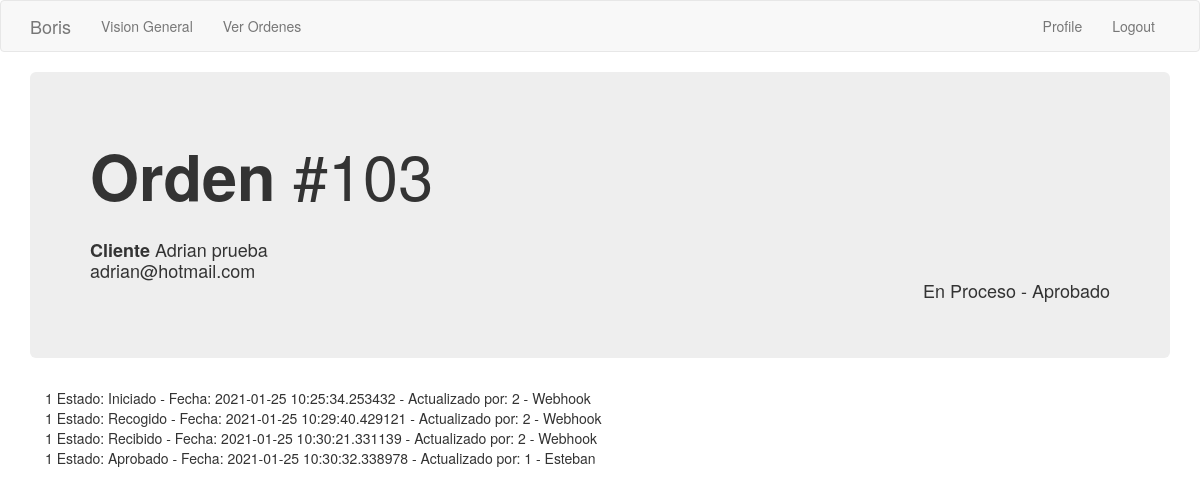
Page /historia_orden/1 (signed in) on the earlier database version.
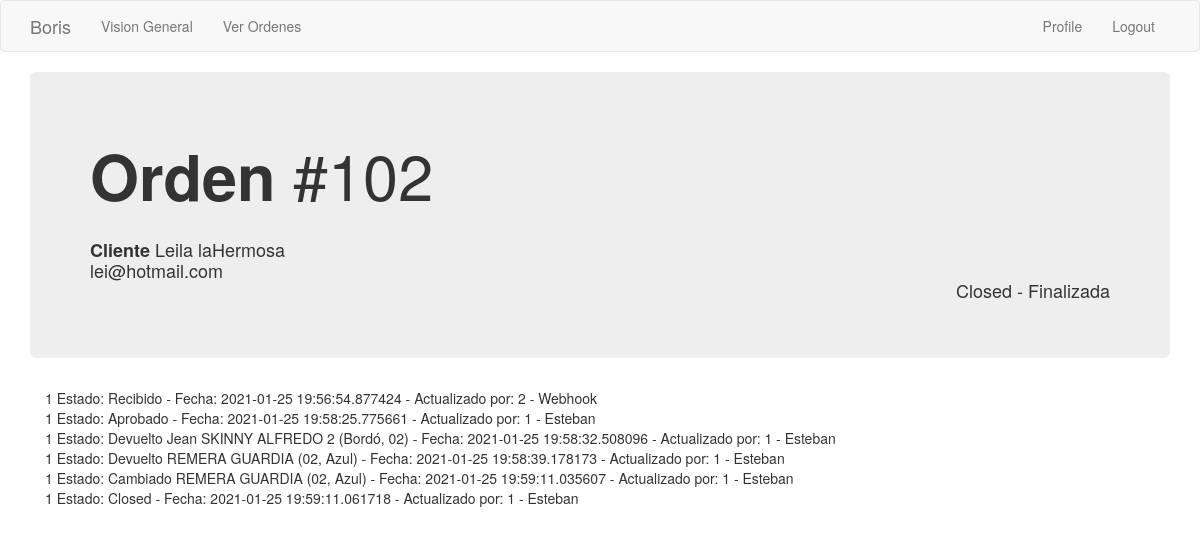
Same page on the later database version.
### app/models.py (models this page shows, shortened)
class Order_header(db.Model):
    id = db.Column(db.Integer, primary_key=True)
    order_number = db.Column(db.Integer, index=True)
    order_id_anterior = db.Column(db.Integer)
    creation_date = db.Column(db.String(35), index=True)
    last_update_date = db.Column(db.String(35))
    payment_method = db.Column(db.String(10))
    payment_card = db.Column(db.String(10))
    courier_order_id = db.Column(db.String(64), index=True)
    status = db.Column(db.String(15))
    sub_status = db.Column(db.String(15))
    customer_address = db.Column(db.String(64))
    customer_number = db.Column(db.String(10))
    customer_floor = db.Column(db.String(10))
    customer_zipcode = db.Column(db.String(8))
    customer_locality = db.Column(db.String(64))
    customer_city = db.Column(db.String(64))
    customer_province = db.Column(db.String(64))
    customer_country = db.Column(db.String(64))
    detalle = db.relationship('Order_detail', backref='productos', lazy='dynamic')
    transaction = db.relationship('Transaction_log', backref='transaccion', lazy='dynamic')
    customer_id = db.Column(db.Integer, db.ForeignKey('customer.id'))
    store = db.Column(db.Integer, db.ForeignKey('company.store_id'))

class Customer(db.Model):
    id = db.Column(db.Integer, primary_key=True)
    platform = db.Column(db.String(64), index=True)
    name = db.Column(db.String(64), index=True)
    email = db.Column(db.String(120), index=True, unique=True)
    phone = db.Column(db.String(15))
    orders = db.relationship('Order_header', backref='buyer', lazy='dynamic')

class Transaction_log(db.Model):
    id = db.Column(db.Integer, primary_key=True)
    sub_status = db.Column(db.String(15))
    fecha = db.Column(db.DateTime, default=datetime.utcnow)
    username = db.Column(db.String(64))
    order_id = db.Column(db.Integer, db.ForeignKey('order_header.id'))
    user_id = db.Column(db.Integer, db.ForeignKey('user.id'))

### app/main/routes.py (the view)
@bp.route('/historia_orden/<orden_id>', methods=['GET', 'POST'])
@login_required
def historia_orden(orden_id):
    orden = Order_header.query.filter_by(id=orden_id).first()
    historia = Transaction_log.query.filter_by(order_id=orden_id).all()
    return render_template('historia_orden.html', orden=orden, historia=historia, customer=orden.buyer)

### app/main/routes.py (called while the page is built)
@bp.before_app_request
def before_request():
    if current_user.is_authenticated:
        current_user.last_seen = datetime.utcnow()
        db.session.commit()

### app/models.py (called while the page is built)
@login.user_loader
def load_user(id):
    return User.query.get(int(id))

### app/templates/historia_orden.html
{% extends "base.html" %}
{% block app_content %}
    <div class='jumbotron'>
        <h1>
            <strong>Orden </strong>#{{orden.order_number}}
        </h1>
        <h4>
            <br> <strong> Cliente </strong>{{customer.name}}
            <br>         {{customer.email}}
            <div class="text-right"> {{orden.status}} - {{orden.sub_status}} </div>
        </h4>
    </div>
    <div class='container'>
        {% for i in historia %}
            {{i.order_id}}
            Estado: {{i.sub_status}} -
            Fecha: {{i.fecha}} -
            Actualizado por: {{i.user_id}} - {{i.username}}
            <br>
        {% endfor %}
    </div>
{% endblock %}

Differences in the rows shown:
no longer on this page (row unchanged): Customer: name "Adrian prueba", email "adrian@hotmail.com"
no longer on this page (row edited): Transaction_log: order_id "1", sub_status "Iniciado", fecha "2021-01-25 10:25:34.253432", user_id "2", username "Webhook"
no longer on this page (row edited): Transaction_log: order_id "1", sub_status "Recogido", fecha "2021-01-25 10:29:40.429121", user_id "2", username "Webhook"
no longer on this page (row edited): Transaction_log: order_id "1", sub_status "Recibido", fecha "2021-01-25 10:30:21.331139", user_id "2", username "Webhook"
no longer on this page (row edited): Transaction_log: order_id "1", sub_status "Aprobado", fecha "2021-01-25 10:30:32.338978", user_id "1", username "Esteban"
changed Order_header: order_number "103" → "102"; status "En Proceso" → "Closed"; sub_status "Aprobado" → "Finalizada"
now on this page (row unchanged): Customer: name "Leila laHermosa", email "lei@hotmail.com"
added Transaction_log: order_id "1", sub_status "Recibido", fecha "2021-01-25 19:56:54.877424", user_id "2", username "Webhook"
added Transaction_log: order_id "1", sub_status "Aprobado", fecha "2021-01-25 19:58:25.775661", user_id "1", username "Esteban"
added Transaction_log: order_id "1", sub_status "Devuelto Jean SKINNY ALFREDO 2 (Bordó, 02)", fecha "2021-01-25 19:58:32.508096", user_id "1", username "Esteban"
added Transaction_log: order_id "1", sub_status "Devuelto REMERA GUARDIA (02, Azul)", fecha "2021-01-25 19:58:39.178173", user_id "1", username "Esteban"
added Transaction_log: order_id "1", sub_status "Cambiado REMERA GUARDIA (02, Azul)", fecha "2021-01-25 19:59:11.035607", user_id "1", username "Esteban"
added Transaction_log: order_id "1", sub_status "Closed", fecha "2021-01-25 19:59:11.061718", user_id "1", username "Esteban"
